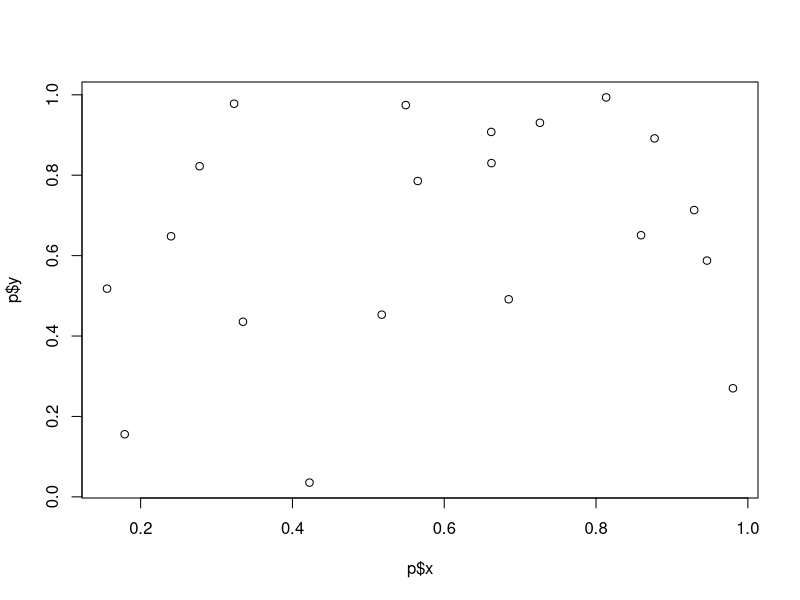
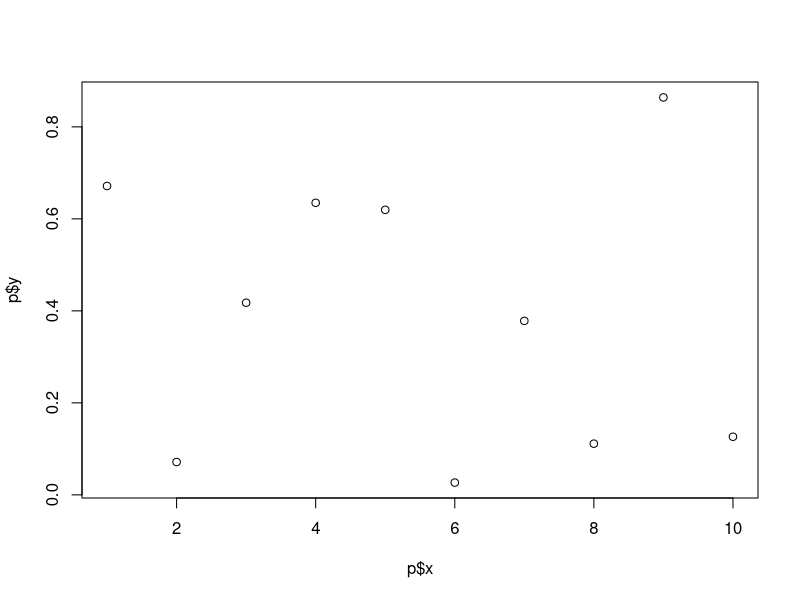

These charts were generated, in order, by the following R code:
## ---- chunk 1
####### Finishing up Matrices and Data frames
####### 19 January 2023
####### LVH

m<-matrix(data = 1:12, nrow=3)

## subsetting based on elements
m[1:2,]
m[,2:4]

## subset with logical (conditional) statements
## select all columns for which the totals are > 15

colSums(m)
colSums(m) > 15
m[,colSums(m) > 15]


## row sums now
## select rows that sum up to 22

m[rowSums(m) ==22,] # REMEMBER CONDITIONAL STATEMNETS OF EXACT MATCH NEED == NOT =
m[rowSums(m) !=22,] # or 
m[!rowSums(m) ==22,]

### Logical operators: == != ><

## subsetting to a vector changes the data type
z<-m[1,]
print(z)
str(z)

z2<-m[1, , drop=FALSE] # Keeps it as a matrix instead of a vector

# simulate new matrix
m2<-matrix(data=runif(9), nrow=3)
m2
m2[6]
m2[3,2]

### use assignment operator to substitue values
m2[m2 > 0.6] <- NA
m2
 data<-iris
head(data) # head to see first 6 rows
tail(data) # shows last 6 rows

data[3,2] # numbered indices still work

dataSub<-data[,c("Species", "Petal.Length")]

#### sort a data frame by values
orderdIris <- iris[order(iris$Petal.Length),]

######### FUNTIONS in R!!

# everything in R is a function
sum(3,2) # sum
3 + 2 # + sign is a function
sd

## User-defined functions

functionName <- function(argX=defaultX, argY=defaultY){
  ##curly bracket starts the body of the function
  ### lines of R code ### and notes
  ### create local variables (only visible to R within the function)
  #argX <- c("IDK"), use variables defined above in function down below
  ### return(z)
}

myFunc <- function(a=3, b=4){
  z<-a+b
  return(z)
}
myFunc() # runs defaults
z<-myFunc() # z must be saved outside of function to be printed later

myFunc(a=100, b=3.4)


#bad example, b not defined as a default and is defined outside function
myFuncBad <- function(a=3){
  z<-a+b
  return(z)
}
b<-50
z<-myFuncBad()
z

#### Multiple return statmetns

#################################################
# FUNCTION: HardyWeinberg
# input: all allele frequency p (0,1)
# output: p and the frequencies of 3 genotypes AA AB BB
#-------------------------------------
HardyWeinberg <- function(p = runif(1)){
  if(p>1.0 | p < 0.0){
    return("Function failure: p must be between 0 and 1")
  }
  q <- 1-p
  fAA <- p^2
  fAB<-2*p*q
  fBB<-q^2
  vecOut <- signif(c(p=p, AA=fAA, AB=fAB, BB=fBB), digits =3)
  return(vecOut)
}
#######################################

HardyWeinberg()
freqs <- HardyWeinberg()
freqs
HardyWeinberg(3)

### Create a complex default value
############################################
# FUNCTION: fitlinear2
# fits a simple regression line
# input: numeric list (p) of predictor (x) and response (y)
# outputs: slope and p-value

fitlinear2 <- function(p=NULL){
  if(is.null(p)) {
    p <- list(x=runif(20), y=runif(20))
  }
  myMod <- lm(p$x~p$y)
  myOut <- c(slope= summary(myMod)$coeffecients[2,1], 
             pValue = summary(myMod)$coeffecients[2,4])
  plot(x=p$x, y=p$y) # quick plot to check output
  return(myOut)
}

fitlinear2()
myPars <- list(x=1:10, y=runif(10))
fitlinear2(p=myPars)

